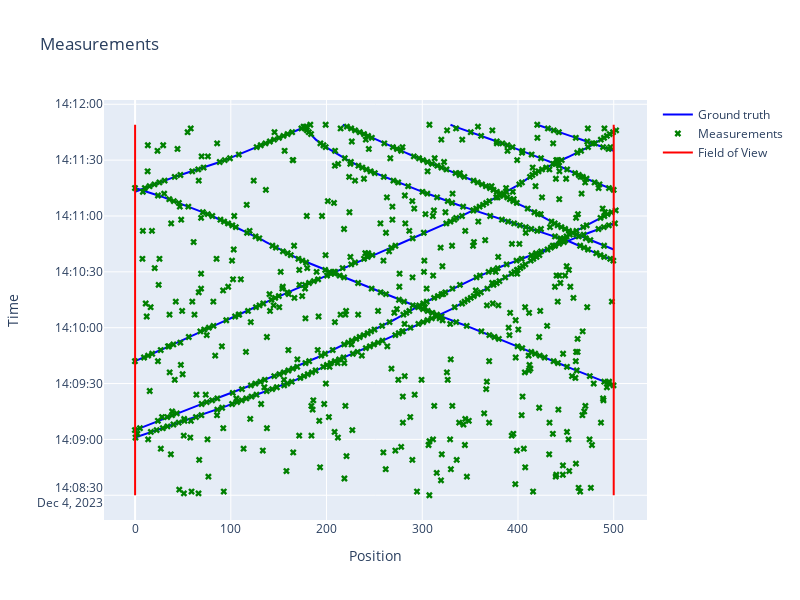

The notebook cell saved with this chart:
### Code cell
plotter.plot_measurements(plotly=True)
